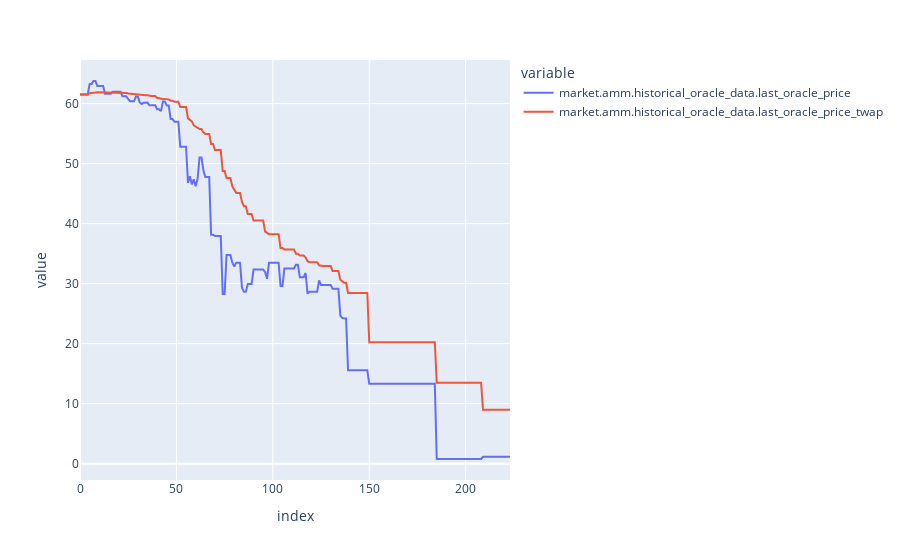

Here is the notebook cell this chart was saved with:
### Code cell
market[[
    'market.amm.historical_oracle_data.last_oracle_price',
    # 'market.expiry_price',
    'market.amm.historical_oracle_data.last_oracle_price_twap',
    # 'market.amm.base_asset_amount_with_amm',
]].plot()

### Figure 1 — Plotly figure (JSON) as saved in the notebook; plotly's stock layout.template omitted (floating-point values rounded to 4 significant figures; data arrays with more than 128 entries replaced by an {"elided": "..."} marker saying what was removed)
{"data": [{"hovertemplate": "variable=market.amm.historical_oracle_data.last_oracle_price<br>index=%{x}<br>value=%{y}<extra></extra>", "legendgroup": "market.amm.historical_oracle_data.last_oracle_price", "line": {"color": "#636efa", "dash": "solid"}, "marker": {"symbol": "circle"}, "mode": "lines", "name": "market.amm.historical_oracle_data.last_oracle_price", "orientation": "v", "showlegend": true, "type": "scatter", "x": {"elided": "224 int values"}, "xaxis": "x", "y": {"elided": "224 float values"}, "yaxis": "y"}, {"hovertemplate": "variable=market.amm.historical_oracle_data.last_oracle_price_twap<br>index=%{x}<br>value=%{y}<extra></extra>", "legendgroup": "market.amm.historical_oracle_data.last_oracle_price_twap", "line": {"color": "#EF553B", "dash": "solid"}, "marker": {"symbol": "circle"}, "mode": "lines", "name": "market.amm.historical_oracle_data.last_oracle_price_twap", "orientation": "v", "showlegend": true, "type": "scatter", "x": {"elided": "224 int values"}, "xaxis": "x", "y": {"elided": "224 float values"}, "yaxis": "y"}], "layout": {"legend": {"title": {"text": "variable"}, "tracegroupgap": 0}, "margin": {"t": 60}, "xaxis": {"anchor": "y", "domain": [0, 1], "title": {"text": "index"}}, "yaxis": {"anchor": "x", "domain": [0, 1], "title": {"text": "value"}}}}
